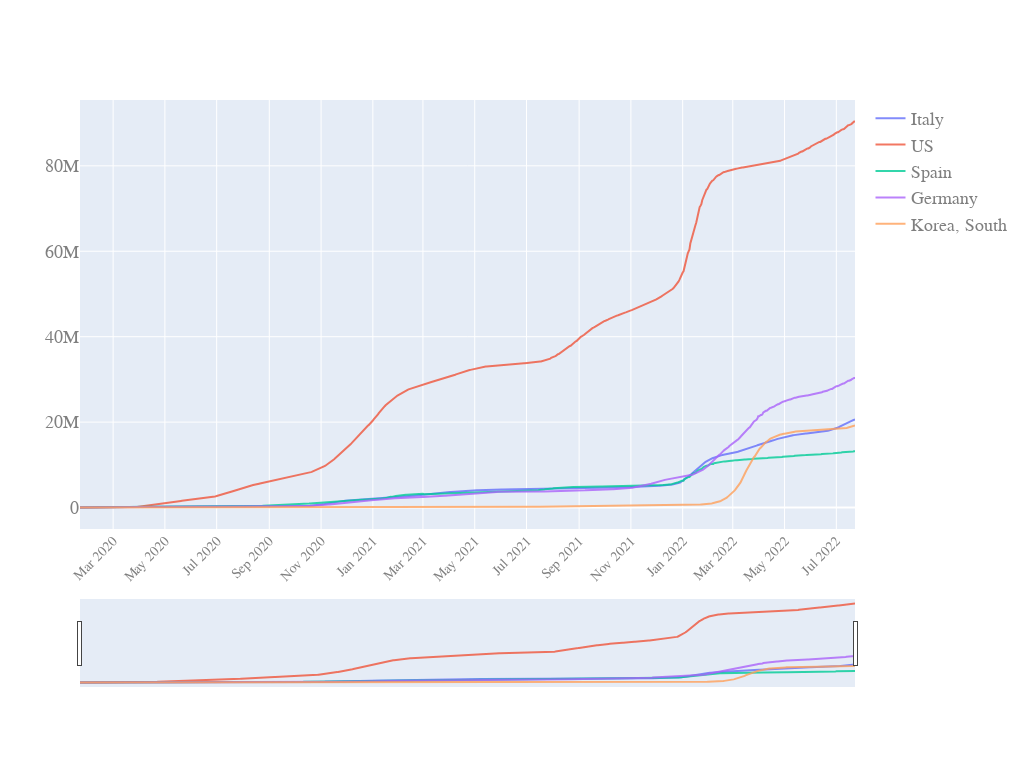

The notebook cell this image was saved under:
### Code cell
generate_plot(df_analyse.date,
              df_analyse.iloc[:,1:],
              y_scale='linear',
              slider=True)

### Figure 1 — Plotly figure (JSON) as saved in the notebook; plotly's stock layout.template omitted (floating-point values rounded to 4 significant figures; data arrays with more than 128 entries replaced by an {"elided": "..."} marker saying what was removed)
{"data": [{"name": "Italy", "opacity": 0.8, "type": "scatter", "x": {"elided": "914 str values"}, "y": {"elided": "914 int values"}}, {"name": "US", "opacity": 0.8, "type": "scatter", "x": {"elided": "914 str values"}, "y": {"elided": "914 int values"}}, {"name": "Spain", "opacity": 0.8, "type": "scatter", "x": {"elided": "914 str values"}, "y": {"elided": "914 int values"}}, {"name": "Germany", "opacity": 0.8, "type": "scatter", "x": {"elided": "914 str values"}, "y": {"elided": "914 int values"}}, {"name": "Korea, South", "opacity": 0.8, "type": "scatter", "x": {"elided": "914 str values"}, "y": {"elided": "914 int values"}}], "layout": {"autosize": true, "font": {"color": "#7f7f7f", "family": "PT Sans, monospace", "size": 18}, "height": 768, "width": 1024, "xaxis": {"nticks": 20, "rangeslider": {"visible": true}, "tickangle": -45, "tickfont": {"color": "#7f7f7f", "size": 14}}, "yaxis": {"type": "linear"}}}
